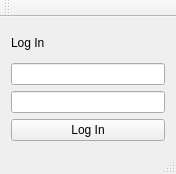
<?xml version="1.0" encoding="UTF-8"?>
<ui version="4.0">
 <class>MainWindow</class>
 <widget class="QMainWindow" name="MainWindow">
  <property name="geometry">
   <rect>
    <x>0</x>
    <y>0</y>
    <width>176</width>
    <height>174</height>
   </rect>
  </property>
  <property name="windowTitle">
   <string>MainWindow</string>
  </property>
  <widget class="QWidget" name="centralWidget">
   <layout class="QVBoxLayout" name="verticalLayout">
    <item>
     <widget class="QLabel" name="label">
      <property name="text">
       <string>Log In</string>
      </property>
     </widget>
    </item>
    <item>
     <widget class="QLineEdit" name="txtUser"/>
    </item>
    <item>
     <widget class="QLineEdit" name="txt_pass"/>
    </item>
    <item>
     <widget class="QPushButton" name="btnLogin">
      <property name="text">
       <string>Log In</string>
      </property>
     </widget>
    </item>
   </layout>
  </widget>
  <widget class="QMenuBar" name="menuBar">
   <property name="geometry">
    <rect>
     <x>0</x>
     <y>0</y>
     <width>176</width>
     <height>19</height>
    </rect>
   </property>
  </widget>
  <widget class="QToolBar" name="mainToolBar">
   <attribute name="toolBarArea">
    <enum>TopToolBarArea</enum>
   </attribute>
   <attribute name="toolBarBreak">
    <bool>false</bool>
   </attribute>
  </widget>
  <widget class="QStatusBar" name="statusBar"/>
 </widget>
 <layoutdefault spacing="6" margin="11"/>
 <resources/>
 <connections/>
</ui>
